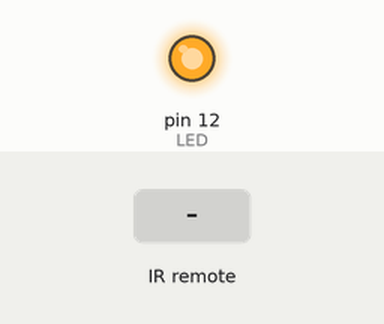
This sketch was run on a simulated Arduino Uno, built with avr-gcc and run on an emulated ATmega328P. Shown: output pins drawn as LEDs (lit = HIGH). The test bench sets the inputs (shaded band).

Above: at 1.2 s.
1.3 s: infrared code 0xA80E7E5E received
At 2.6 s:
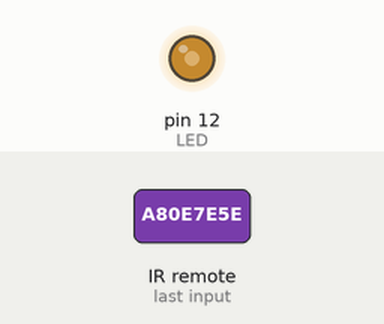
Timing chart, 0 to 4.3 s (numbered marks = the images above; inputs shaded):
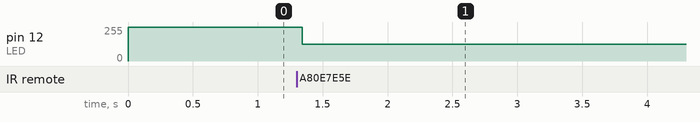

The sketch:

IR_turn_LED_on.ino
```cpp
/*
This code will turn an led on and off based on the input from an IR Remote

IR Sensor
Vout to Pin 11 on arduino
GND to GND on arduino
VCC to +5V on arduino

*/

#include <IRremote.h>

int IRpin = 11;
int LED = 12;
IRrecv irrecv(IRpin);
decode_results results;

boolean LEDon = true; //Sets LEDon as true

void setup() {

  Serial.begin(9600);
  irrecv.enableIRIn(); // Start IR Receiver
  pinMode(LED, OUTPUT);
  digitalWrite(LED, HIGH);

}

void loop() {

   if (irrecv.decode(&results))
    {
      //Serial.println(results.value, DEC);
      irrecv.resume();   // Receive the next value
    }

  switch(results.value){
    case 2819522142:
          switch(LEDon){
                case true:
                      LEDon = false;
                      digitalWrite(LED, LOW);
                      //delay(200);
                      break;
                case false:
                      LEDon = true;
                      digitalWrite(LED, HIGH);
                      //delay(200);
                      break;
          }
          break;
  }
   /*if (results.value == 2819522142)
     {
       if (LEDon == true)   // is LEDon equal to true?
         {
           LEDon = false;
           digitalWrite(LED, HIGH);
           delay(100);      // keeps the transistion smooth
           break;
         }

        else
          {
            LEDon = true;
            digitalWrite(LED, LOW);
            delay(100);
            break;
          }*/
    //}
}
```

Measured:
- after the input at 1.3 s, pin 12 (LED): 255/255 → 127/255 at once
